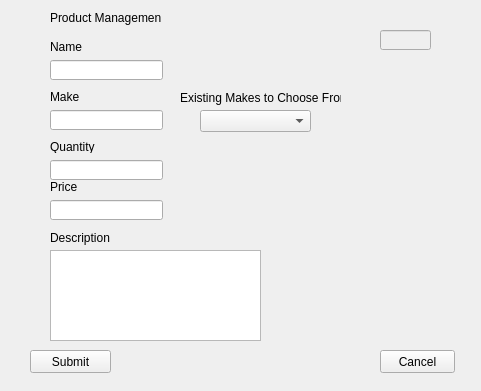
<?xml version="1.0" encoding="UTF-8"?>
<ui version="4.0">
 <class>ItemMod</class>
 <widget class="QWidget" name="ItemMod">
  <property name="geometry">
   <rect>
    <x>0</x>
    <y>0</y>
    <width>481</width>
    <height>391</height>
   </rect>
  </property>
  <property name="minimumSize">
   <size>
    <width>481</width>
    <height>391</height>
   </size>
  </property>
  <property name="maximumSize">
   <size>
    <width>481</width>
    <height>391</height>
   </size>
  </property>
  <property name="windowTitle">
   <string>Product Management</string>
  </property>
  <widget class="QPushButton" name="SubmitButton">
   <property name="geometry">
    <rect>
     <x>30</x>
     <y>350</y>
     <width>81</width>
     <height>23</height>
    </rect>
   </property>
   <property name="text">
    <string>Submit</string>
   </property>
  </widget>
  <widget class="QLabel" name="label">
   <property name="geometry">
    <rect>
     <x>50</x>
     <y>10</y>
     <width>111</width>
     <height>16</height>
    </rect>
   </property>
   <property name="text">
    <string>Product Management</string>
   </property>
  </widget>
  <widget class="QLabel" name="modOut">
   <property name="geometry">
    <rect>
     <x>170</x>
     <y>300</y>
     <width>181</width>
     <height>16</height>
    </rect>
   </property>
   <property name="text">
    <string/>
   </property>
  </widget>
  <widget class="QLineEdit" name="NameInput">
   <property name="geometry">
    <rect>
     <x>50</x>
     <y>60</y>
     <width>113</width>
     <height>20</height>
    </rect>
   </property>
  </widget>
  <widget class="QLineEdit" name="PriceInput">
   <property name="geometry">
    <rect>
     <x>50</x>
     <y>200</y>
     <width>113</width>
     <height>20</height>
    </rect>
   </property>
  </widget>
  <widget class="QLineEdit" name="QuantityInput">
   <property name="geometry">
    <rect>
     <x>50</x>
     <y>160</y>
     <width>113</width>
     <height>20</height>
    </rect>
   </property>
  </widget>
  <widget class="QLineEdit" name="MakeInput">
   <property name="geometry">
    <rect>
     <x>50</x>
     <y>110</y>
     <width>113</width>
     <height>20</height>
    </rect>
   </property>
  </widget>
  <widget class="QPushButton" name="CancelButton">
   <property name="geometry">
    <rect>
     <x>380</x>
     <y>350</y>
     <width>75</width>
     <height>23</height>
    </rect>
   </property>
   <property name="text">
    <string>Cancel</string>
   </property>
  </widget>
  <widget class="QLabel" name="label_2">
   <property name="geometry">
    <rect>
     <x>50</x>
     <y>40</y>
     <width>47</width>
     <height>13</height>
    </rect>
   </property>
   <property name="text">
    <string>Name</string>
   </property>
  </widget>
  <widget class="QLabel" name="label_3">
   <property name="geometry">
    <rect>
     <x>50</x>
     <y>90</y>
     <width>47</width>
     <height>13</height>
    </rect>
   </property>
   <property name="text">
    <string>Make</string>
   </property>
  </widget>
  <widget class="QLabel" name="label_4">
   <property name="geometry">
    <rect>
     <x>50</x>
     <y>180</y>
     <width>47</width>
     <height>13</height>
    </rect>
   </property>
   <property name="text">
    <string>Price</string>
   </property>
  </widget>
  <widget class="QLabel" name="label_5">
   <property name="geometry">
    <rect>
     <x>50</x>
     <y>230</y>
     <width>61</width>
     <height>16</height>
    </rect>
   </property>
   <property name="text">
    <string>Description</string>
   </property>
  </widget>
  <widget class="QLabel" name="label_6">
   <property name="geometry">
    <rect>
     <x>50</x>
     <y>140</y>
     <width>47</width>
     <height>13</height>
    </rect>
   </property>
   <property name="text">
    <string>Quantity</string>
   </property>
  </widget>
  <widget class="QComboBox" name="comboBox">
   <property name="geometry">
    <rect>
     <x>200</x>
     <y>110</y>
     <width>111</width>
     <height>22</height>
    </rect>
   </property>
  </widget>
  <widget class="QLabel" name="label_7">
   <property name="geometry">
    <rect>
     <x>180</x>
     <y>90</y>
     <width>161</width>
     <height>16</height>
    </rect>
   </property>
   <property name="text">
    <string>Existing Makes to Choose From</string>
   </property>
  </widget>
  <widget class="QLineEdit" name="IdInput">
   <property name="enabled">
    <bool>false</bool>
   </property>
   <property name="geometry">
    <rect>
     <x>380</x>
     <y>30</y>
     <width>51</width>
     <height>20</height>
    </rect>
   </property>
  </widget>
  <widget class="QLabel" name="ModSuccessfulLabel">
   <property name="geometry">
    <rect>
     <x>330</x>
     <y>190</y>
     <width>101</width>
     <height>61</height>
    </rect>
   </property>
   <property name="text">
    <string/>
   </property>
  </widget>
  <widget class="QTextEdit" name="DescriptionInput">
   <property name="geometry">
    <rect>
     <x>50</x>
     <y>250</y>
     <width>211</width>
     <height>91</height>
    </rect>
   </property>
  </widget>
 </widget>
 <tabstops>
  <tabstop>NameInput</tabstop>
  <tabstop>MakeInput</tabstop>
  <tabstop>comboBox</tabstop>
  <tabstop>QuantityInput</tabstop>
  <tabstop>PriceInput</tabstop>
  <tabstop>SubmitButton</tabstop>
  <tabstop>CancelButton</tabstop>
 </tabstops>
 <resources/>
 <connections>
  <connection>
   <sender>SubmitButton</sender>
   <signal>clicked()</signal>
   <receiver>ItemMod</receiver>
   <slot>SubmitButtonPressed()</slot>
   <hints>
    <hint type="sourcelabel">
     <x>102</x>
     <y>368</y>
    </hint>
    <hint type="destinationlabel">
     <x>15</x>
     <y>15</y>
    </hint>
   </hints>
  </connection>
  <connection>
   <sender>comboBox</sender>
   <signal>currentIndexChanged(QString)</signal>
   <receiver>MakeInput</receiver>
   <slot>setText(QString)</slot>
   <hints>
    <hint type="sourcelabel">
     <x>286</x>
     <y>123</y>
    </hint>
    <hint type="destinationlabel">
     <x>137</x>
     <y>120</y>
    </hint>
   </hints>
  </connection>
  <connection>
   <sender>CancelButton</sender>
   <signal>clicked()</signal>
   <receiver>ItemMod</receiver>
   <slot>hide()</slot>
   <hints>
    <hint type="sourcelabel">
     <x>432</x>
     <y>355</y>
    </hint>
    <hint type="destinationlabel">
     <x>15</x>
     <y>15</y>
    </hint>
   </hints>
  </connection>
 </connections>
 <slots>
  <signal>ReturnToItemMain(bool)</signal>
  <slot>SubmitButtonPressed()</slot>
  <slot>CancelButtonPressed()</slot>
 </slots>
</ui>
